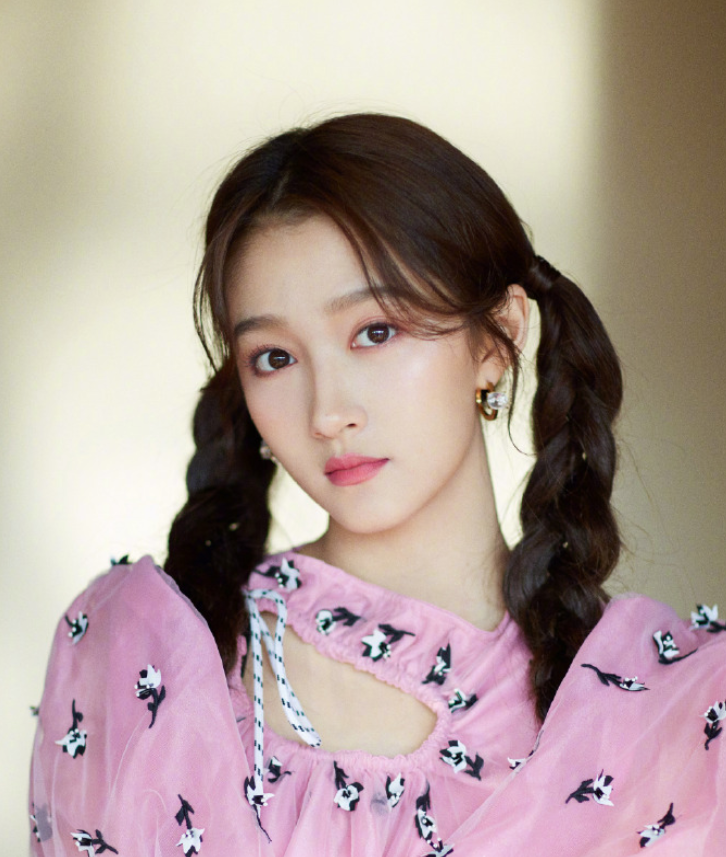
#> input picture photo/guan.jpg, 726 x 857 px
$ python '09gabor图.py'   (older library calls are emulated)
#> lines starting #> are read from the running program, lines starting #| are printed output that depends on the picture
# coding:utf-8
import cv2
import numpy as np
import pylab as pl
from PIL import Image


# 构建Gabor滤波器
def build_filters():
    filters = []
    ksize = [1, 2, 3, 4, 5, 6]  # [7,9,11,13,15,17] #gabor尺度 6个
    lamda = np.pi / 2.0  # 波长

    for theta in np.arange(0, np.pi, np.pi / 4):  # gabor方向 0 45 90 135
        for k in range(6):
            kern = cv2.getGaborKernel((ksize[k], ksize[k]), 1.0, theta, lamda, 0.5, 0, ktype=cv2.CV_32F)
            kern /= 1.5 * kern.sum()
            filters.append(kern)
    return filters


# 滤波过程
def process(img, filters):
    accum = np.zeros_like(img)
    for kern in filters:
        fimg = cv2.filter2D(img, cv2.CV_8UC3, kern)
        np.maximum(accum, fimg, accum)
    return accum


# 特征图生成并显示
def getGabor(img, filters):
#> called with img = 'photo/guan.jpg'
    image = Image.open(img)
#> image is the input picture: PIL image 726x857 RGBA; mean R, G, B, A 175.7, 157.5, 151.8, 255
    img_ndarray = np.asarray(image)
    res = []  # 滤波结果
    for i in range(len(filters)):
        res1 = process(img_ndarray, filters[i])
        # cv2.imshow('1',res1)
        # cv2.waitKey(0)
        res.append(np.asarray(res1))
#> this loop made 24 passes
#> pass 1, in getGabor, `res1 = process(img_ndarray, filters[i])`:
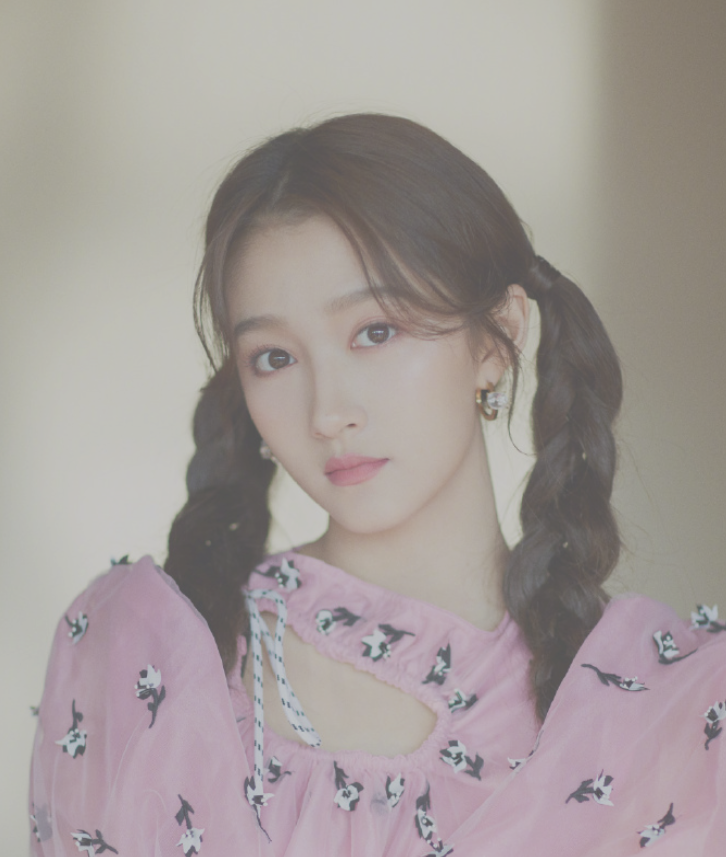
#> res1: shape (857, 726, 4); mean R, G, B, A 117.1, 105, 101.2, 170; transparent parts drawn white
#> pass 2, in getGabor, `res1 = process(img_ndarray, filters[i])`:
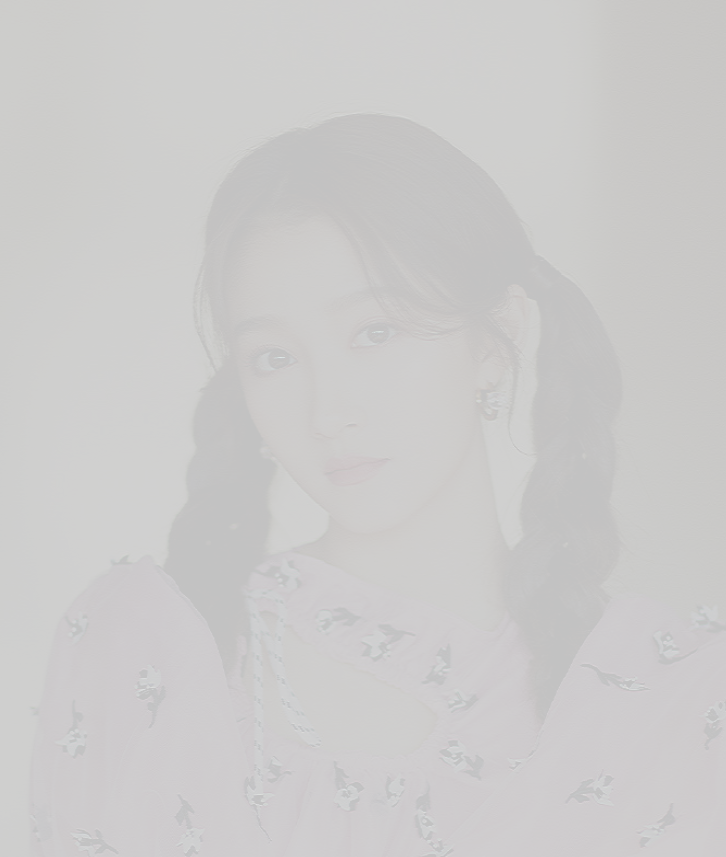
#> res1: shape (857, 726, 4); mean R, G, B, A 42.4, 38, 36.6, 61; transparent parts drawn white
#> after the loop, res = 24 items

    pl.figure(2)
    for temp in range(len(res)):
        pl.subplot(4, 6, temp + 1)  # 画4*6格子
        pl.imshow(res[temp], cmap='gray')
    pl.show()
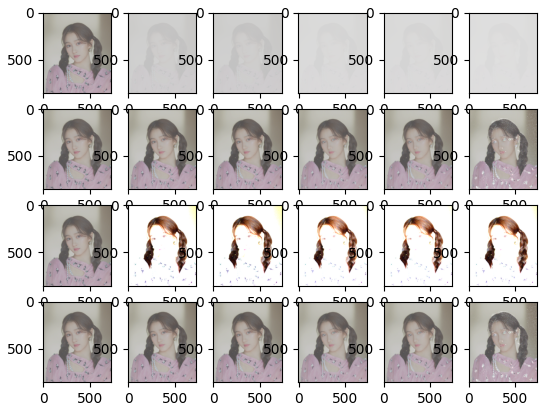
#> figure drawn by matplotlib, 24 panels

    return res

filepath='photo/guan.jpg'
if __name__ == '__main__':
    filters = build_filters()

    getGabor(filepath, filters)

$ run again, with photo/angelababy.jpg copied over photo/guan.jpg
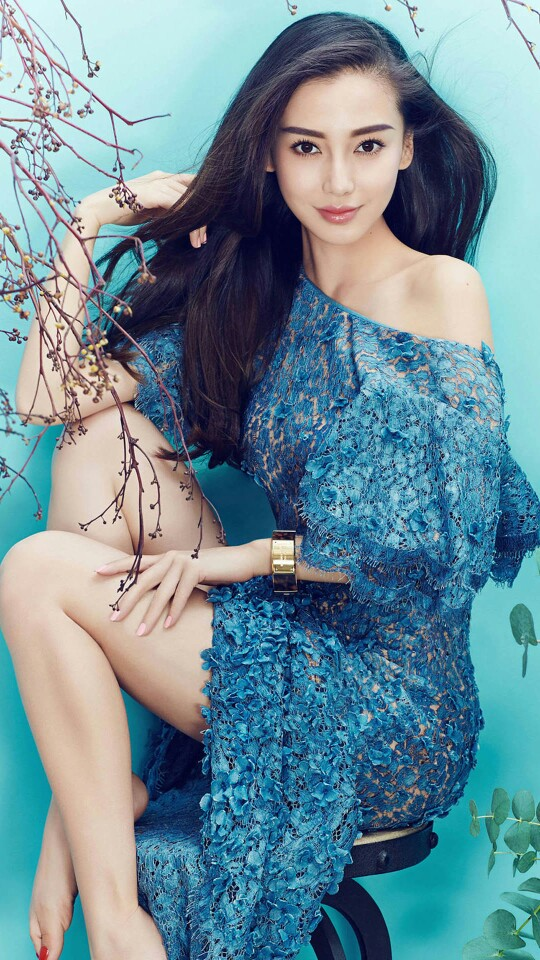
#> input picture photo/angelababy.jpg, 540 x 960 px
#> in getGabor, image is the input picture: PIL image 540x960 RGB; mean R, G, B 109.1, 141, 152.4
#> the loop in getGabor, `for i in range(len(filters)):` made 24 passes
#> pass 1, in getGabor, `res1 = process(img_ndarray, filters[i])`:
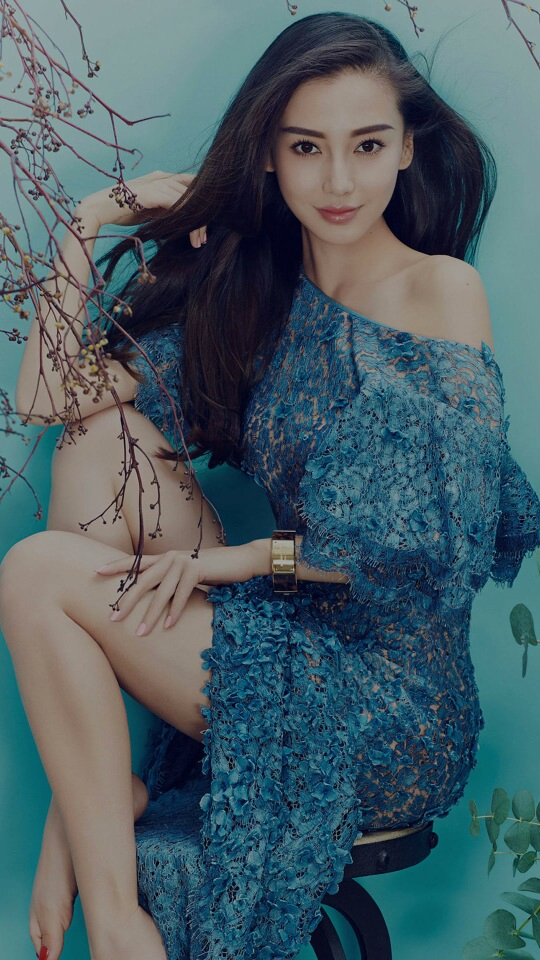
#> res1: shape (960, 540, 3); mean R, G, B 72.8, 94, 101.6
#> pass 2, in getGabor, `res1 = process(img_ndarray, filters[i])`:
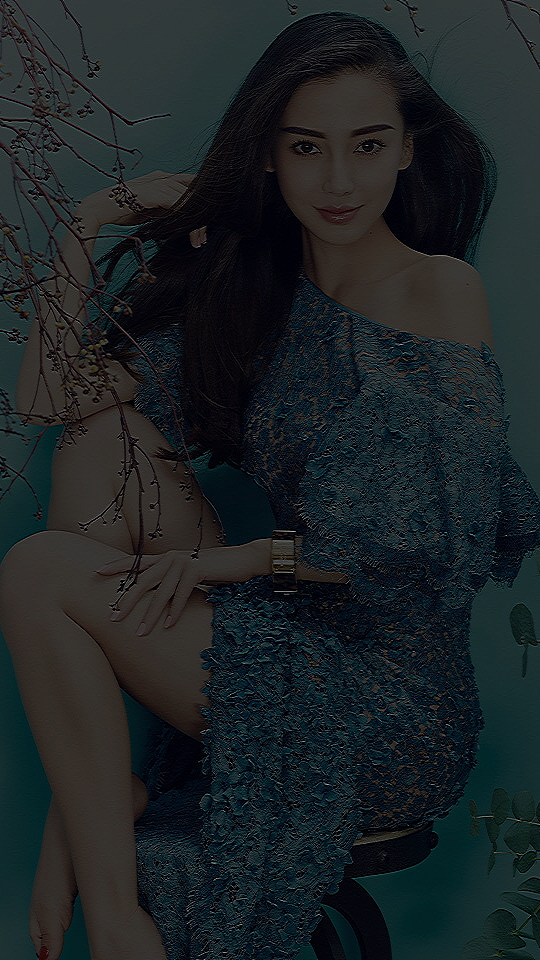
#> res1: shape (960, 540, 3); mean R, G, B 28.1, 35, 37.4
#> after the loop in getGabor, `for i in range(len(filters)):`: res = 24 items
#> the loop in getGabor, `for temp in range(len(res)):` made 24 passes

$ run again, with photo/hua.jpg copied over photo/guan.jpg
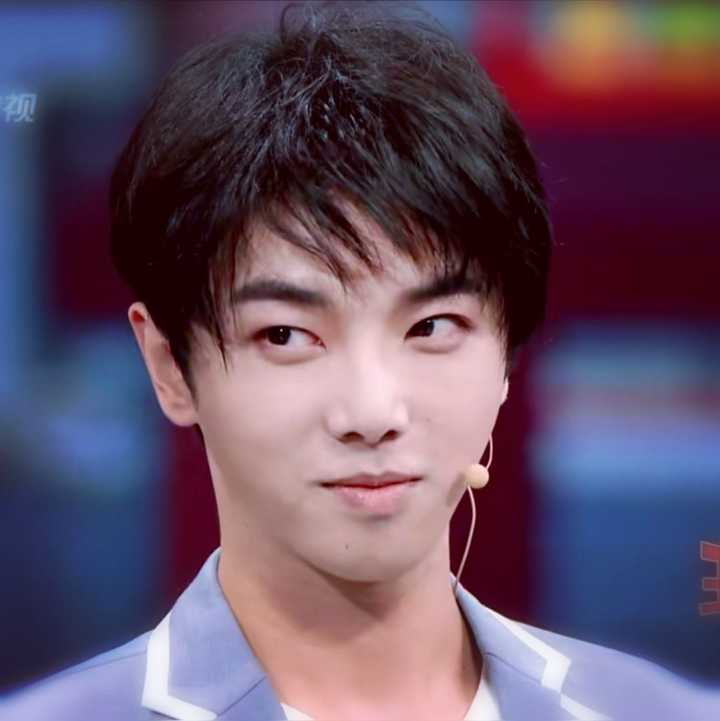
#> input picture photo/hua.jpg, 720 x 721 px
#> in getGabor, image is the input picture: PIL image 720x721 RGB; mean R, G, B 100.9, 79.7, 101
#> the loop in getGabor, `for i in range(len(filters)):` made 24 passes
#> pass 1, in getGabor, `res1 = process(img_ndarray, filters[i])`:
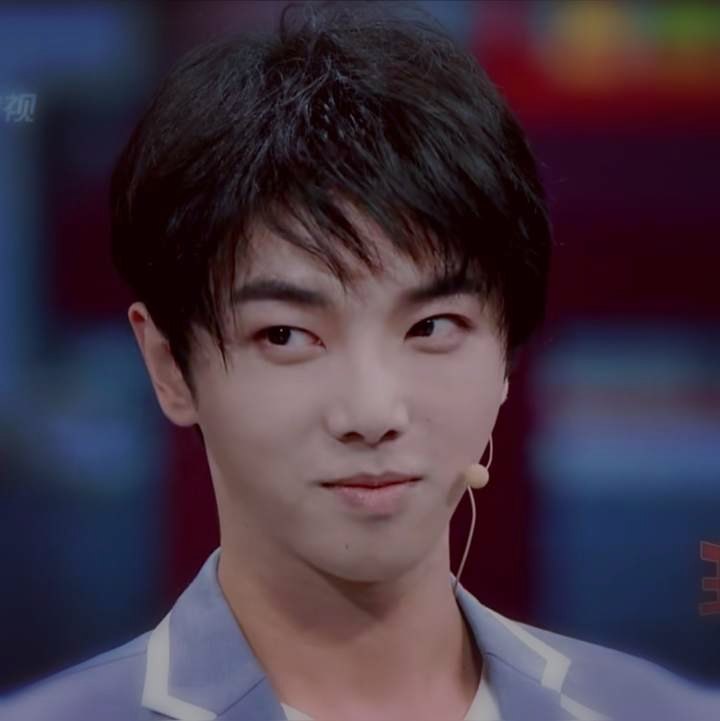
#> res1: shape (721, 720, 3); mean R, G, B 67.3, 53.2, 67.4
#> pass 2, in getGabor, `res1 = process(img_ndarray, filters[i])`:
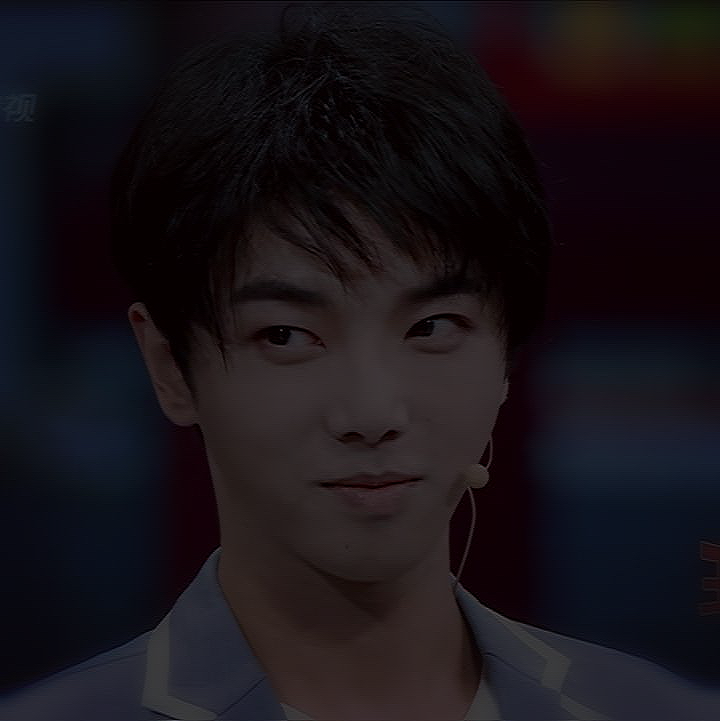
#> res1: shape (721, 720, 3); mean R, G, B 24.3, 19.3, 24.4
#> after the loop in getGabor, `for i in range(len(filters)):`: res = 24 items
#> the loop in getGabor, `for temp in range(len(res)):` made 24 passes

$ run again, with photo/jia.jpg copied over photo/guan.jpg
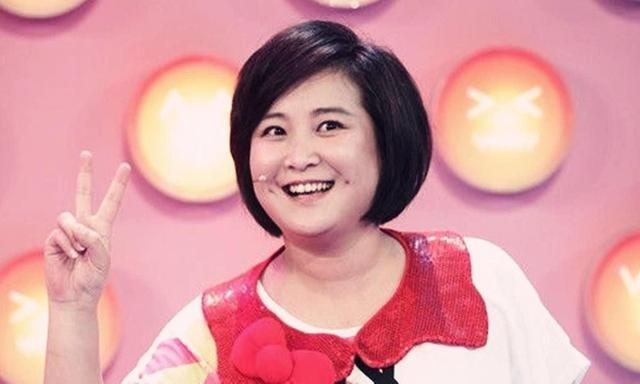
#> input picture photo/jia.jpg, 640 x 384 px
#> in getGabor, image is the input picture: PIL image 640x384 RGB; mean R, G, B 218, 153.8, 159.7
#> the loop in getGabor, `for i in range(len(filters)):` made 24 passes
#> pass 1, in getGabor, `res1 = process(img_ndarray, filters[i])`:
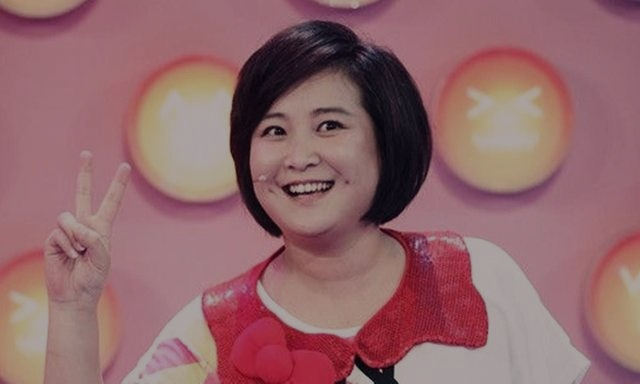
#> res1: shape (384, 640, 3); mean R, G, B 145.3, 102.6, 106.5
#> pass 2, in getGabor, `res1 = process(img_ndarray, filters[i])`:
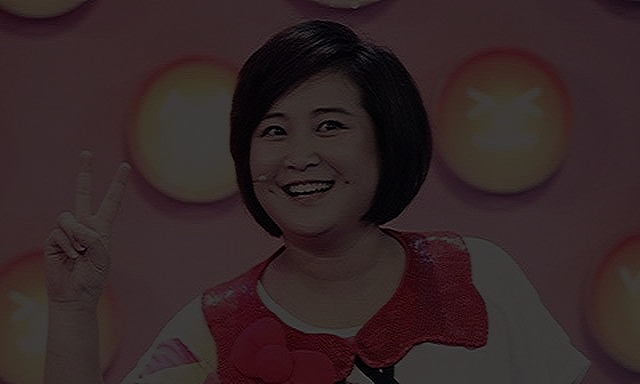
#> res1: shape (384, 640, 3); mean R, G, B 52.6, 37.2, 38.5
#> after the loop in getGabor, `for i in range(len(filters)):`: res = 24 items
#> the loop in getGabor, `for temp in range(len(res)):` made 24 passes
